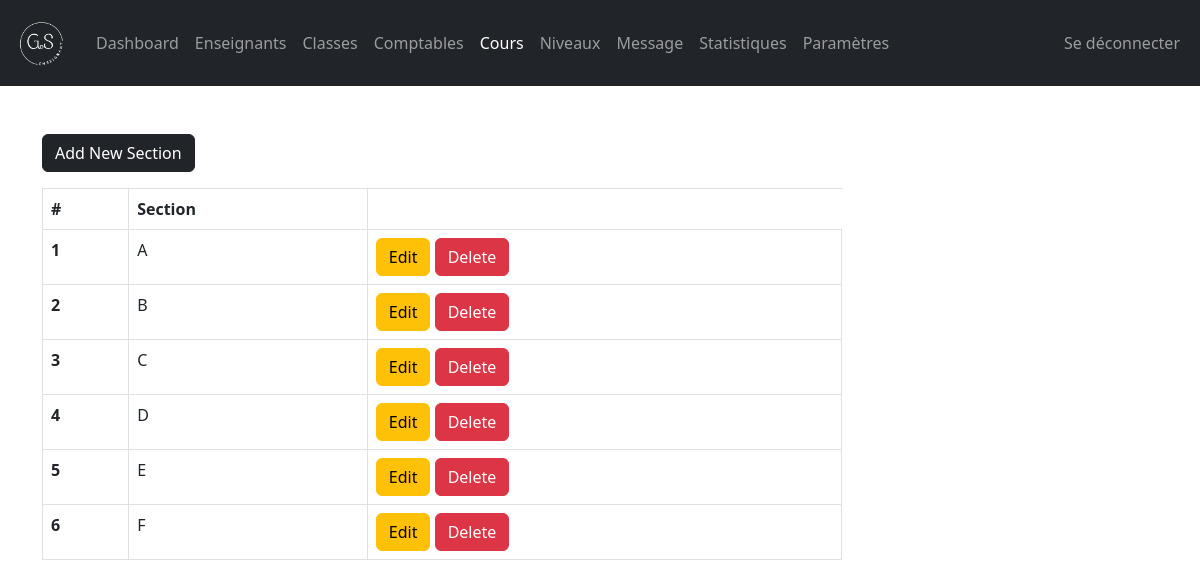
Screenshot of /admin/section.php (signed in) with the database file from the repository.
### tables this page shows
CREATE TABLE `section` (
  `section_id` int(11) NOT NULL,
  `section` varchar(7) NOT NULL
);

### admin/data/section.php (called while the page is built, shortened)
<?php
function getAllSections($conn){
   $sql = "SELECT * FROM section";
   $stmt = $conn->prepare($sql);
   $stmt->execute();
   if ($stmt->rowCount() >= 1) {
     $sections = $stmt->fetchAll();
     return $sections;
   }else {
    return 0;
   }
}

### admin/section.php (the view, shortened to what this page needs)
<?php
if (isset($_SESSION['admin_id']) &&
    isset($_SESSION['role'])) {
    if ($_SESSION['role'] == 'Admin') {
       include "../DB_connection.php";
       include "data/section.php";
       $sections = getAllSections($conn);
 ?>
<!DOCTYPE html>
<html lang="en">
<head>
	<link rel="stylesheet" href="https://cdn.jsdelivr.net/npm/bootstrap@5.2.0/dist/css/bootstrap.min.css">
	<link rel="stylesheet" href="../css/style.css">
  <link rel="stylesheet" href="https://cdnjs.cloudflare.com/ajax/libs/font-awesome/4.7.0/css/font-awesome.min.css">
</head>
<body>
    <?php
        include "inc/navbar.php";
        if ($sections != 0) {
     ?>
     <div class="container mt-5">
        <a href="section-add.php"
           class="btn btn-dark">Add New Section</a>
           <div class="table-responsive">
              <table class="table table-bordered mt-3 n-table">
                <thead>
                  <tr>
                    <th scope="col">#</th>
                    <th scope="col">Section</th>
                  </tr>
                </thead>
                <tbody>
                  <?php $i = 0; foreach ($sections as $section ) {
                    $i++;  ?>
                  <tr>
                    <th scope="row"><?=$i?></th>
                    <td>
                      <?php
                          echo $section['section'];
                       ?>
                    </td>
                    <td>
                        <a href="section-edit.php?section_id=<?=$section['section_id']?>"
                           class="btn btn-warning">Edit</a>
                        <a href="section-delete.php?section_id=<?=$section['section_id']?>"
                           class="btn btn-danger">Delete</a>
                    </td>
                  </tr>
                <?php } ?>
                </tbody>
              </table>
           </div>
         <?php } ?>
     </div>
</body>
</html>
<?php
  }else {
    header("Location: ../login.php");
    exit;
  }
}else {
	header("Location: ../login.php");
	exit;
}
?>

### css/style.css (style rules this page uses)
.n-table { max-width: 800px; }

### rows the page displays
section: section "A"
section: section "B"
section: section "C"
section: section "D"
section: section "E"
section: section "F"
